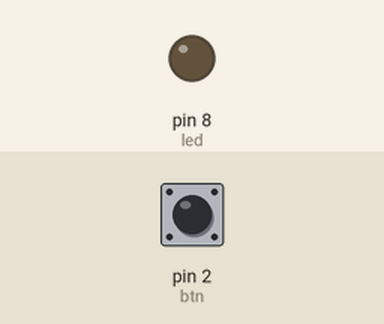
Simulated run of this sketch. Board: Arduino Uno, built with avr-gcc and run on an emulated ATmega328P. Shown: output pins drawn as LEDs (lit = HIGH). The test bench sets the inputs (shaded band); at power-on: pin 2 (btn) LOW.

Above: at 1.2 s.
1.3 s: pin 2 (btn) pulled HIGH for 3.2 s
At 5.2 s:
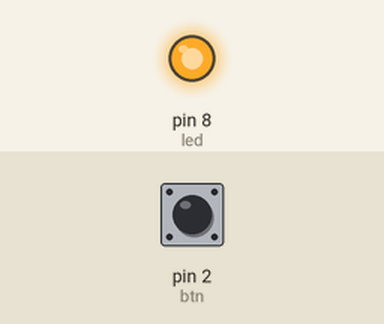
6.0 s: pin 2 (btn) pulled HIGH for 0.15 s
At 6.5 s:
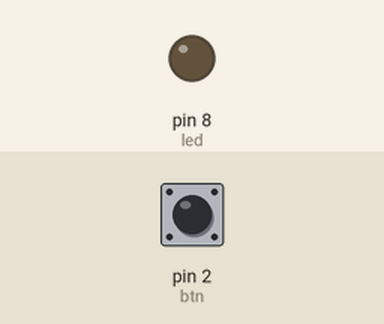
Timing chart, 0 to 9.0 s (numbered marks = the images above; inputs shaded):
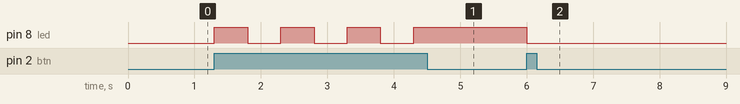

The sketch:

button.ino
```cpp
#define led 8
#define btn 2

byte state = 0,
     a = 0;

void setup()
{
    pinMode(led, OUTPUT);
    pinMode(btn, INPUT);
    Serial.begin(9600);
}

void loop()
{
    a = digitalRead(btn);
    if (a == 1)
    {
        blink();
        digitalWrite(led, state);
        delay(500);
    }

}

void blink()
{
    state = !state;
}
```

Measured:
- after the input at 1.3 s, pin 8 (led): alternates HIGH for 0.50 s and LOW for 0.50 s, 7 changes in all, then stays HIGH, starting at once
- after the input at 6.0 s, pin 8 (led): HIGH → LOW at once
